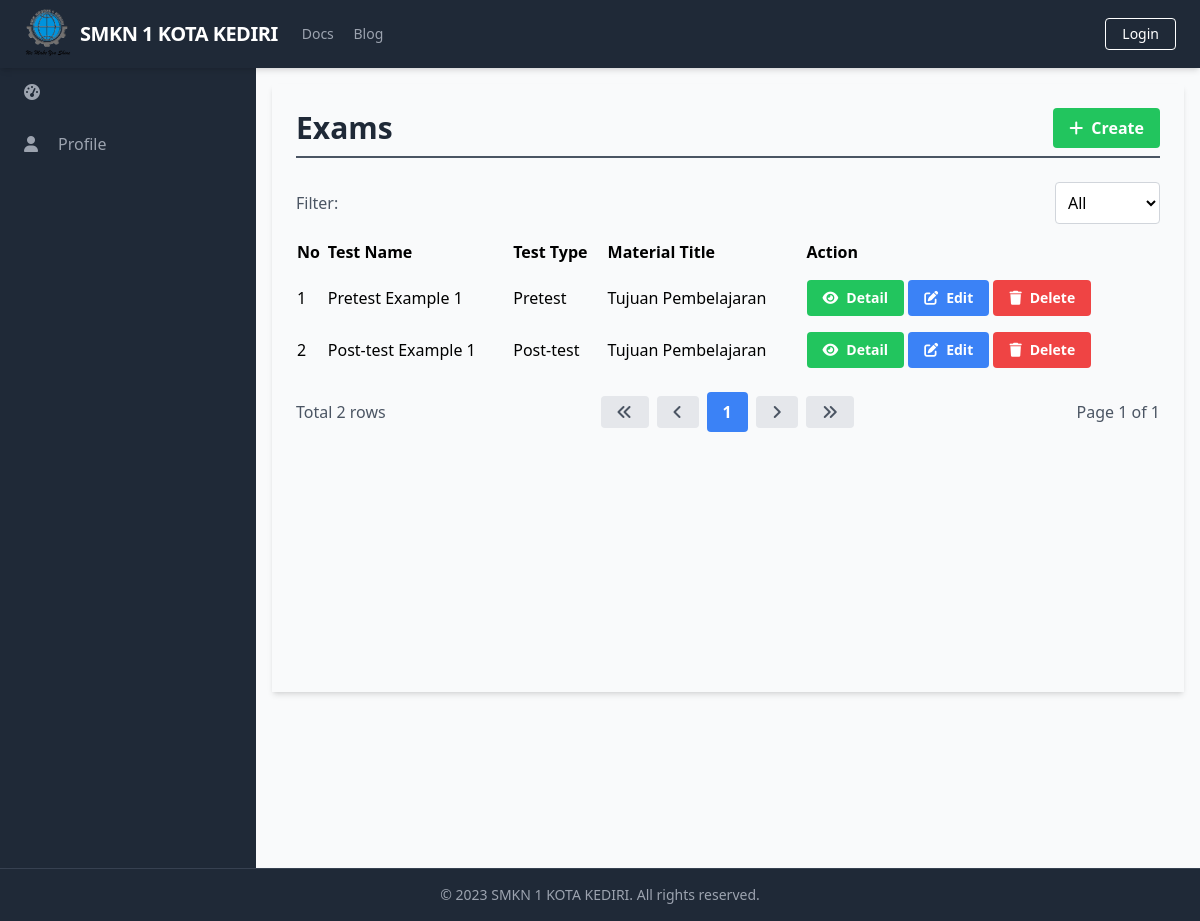
The page /manage_exams/manage_exams_list.php on the database as committed earlier.
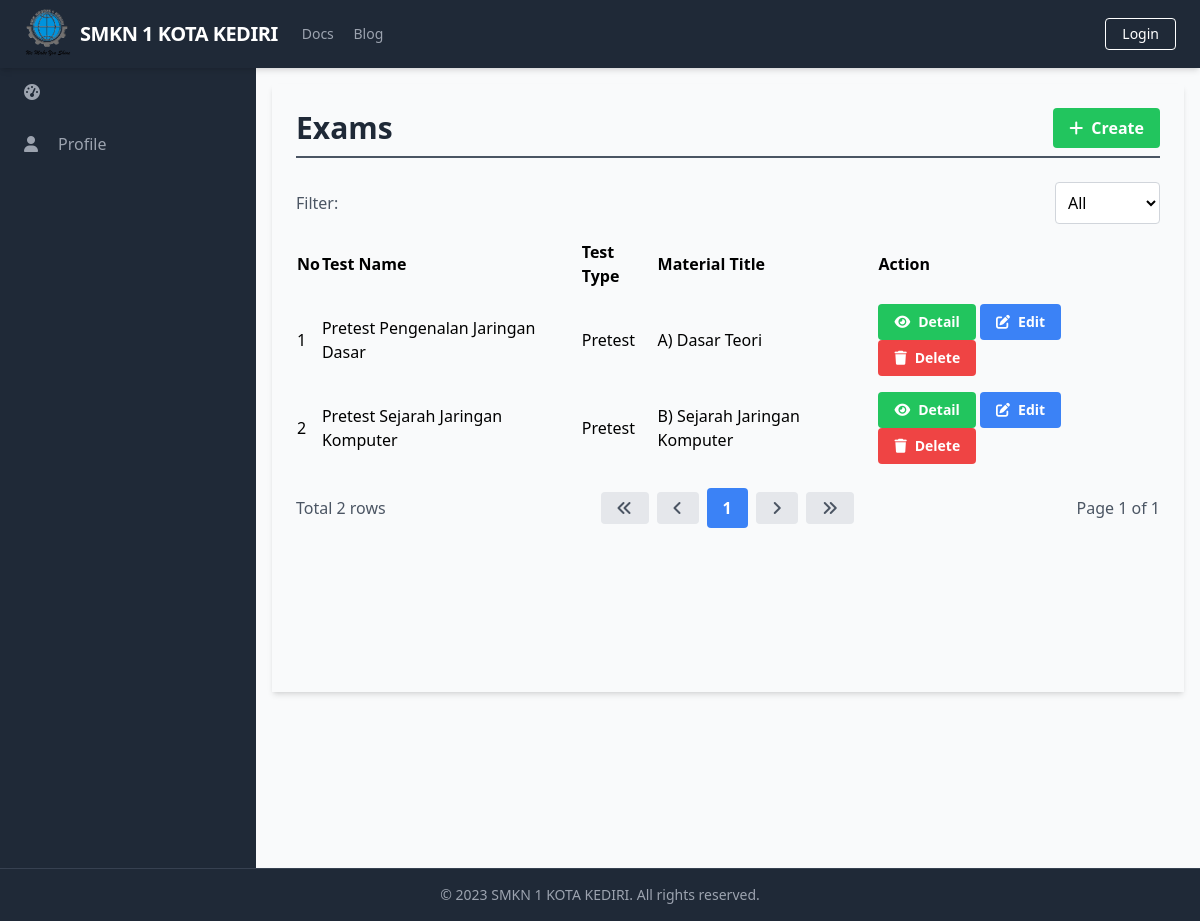
The same page on the database as committed later.
### tables this page shows
CREATE TABLE `Tests` (
  `TestID` int(11) NOT NULL,
  `TestName` varchar(255) NOT NULL,
  `TestType` enum('Pretest','Post-test') NOT NULL,
  `MaterialID` int(11) DEFAULT NULL
);

CREATE TABLE `Materials` (
  `MaterialID` int(11) NOT NULL,
  `SubjectID` int(11) DEFAULT NULL,
  `TitleMaterial` varchar(255) DEFAULT NULL,
  `Type` varchar(50) DEFAULT NULL,
  `Content` longtext DEFAULT NULL,
  `Link` varchar(255) DEFAULT NULL,
  `Sequence` int(11) DEFAULT NULL
);

### database/connection.php (called while the page is built, shortened)
<?php
$baseUrl = "http://localhost/final_project_aziz_2023/";
$baseTitle = "SMKN 1 KOTA KEDIRI";
$baseLogoUrl = "http://localhost/final_project_aziz_2023/static/logo.png";

### public/manage_exams/manage_exams_list.php (the view, shortened to what this page needs)
<?php
require_once('../../database/connection.php');
?>
<?php include_once('../components/header.php'); ?>
<div class="h-screen flex flex-col">
  <?php include('../components/navbar.php'); ?>
  <div class="flex-grow bg-gray-50 flex flex-row shadow-md">
    <?php include('../components/sidebar.php'); ?>
    <main class="bg-gray-50 flex flex-col flex-1 overflow-y-scroll h-screen flex-shrink-0 sc-hide pb-40">
      <div class="flex items-start justify-start p-6 shadow-md m-4 flex-1 flex-col">
        <div class="flex flex-row justify-between items-center w-full border-b-2 border-gray-600 mb-2 pb-2">
          <h1 class="text-3xl text-gray-800 font-semibold w-full">Exams</h1>
          <div class="flex flex-row justify-end items-center">
            <a href="<?php echo $baseUrl; ?>public/manage_exams/manage_exams_create.php" class="bg-green-500 hover-bg-green-700 text-white font-bold py-2 px-4 rounded inline-flex items-center">
              <i class="fas fa-plus mr-2"></i>
              <span>Create</span>
            </a>
          </div>
        </div>
        <div class="flex flex-col w-full">
          <div class="flex flex-row justify-between items-center w-full mb-2 pb-2">
          </div>
          <div class="flex flex-row justify-between items-center w-full mb-2">
            <label class="text-gray-600">Filter:</label>
            <select id="testTypeFilter" class="bg-white border border-gray-300 p-2 rounded">
              <option value="">All</option>
            </select>
          </div>
          <table class="min-w-full">
            <thead>
              <tr>
                <th class="text-left py-2">No</th>
                <th class="text-left py-2">Test Name</th>
                <th class="text-left py-2">Test Type</th>
                <th class="text-left py-2">Material Title</th>
                <th class="text-left py-2">Action</th>
              </tr>
            </thead>
            <tbody>
              <?php
              $searchTerm = isset($_GET['search']) ? $_GET['search'] : '';
              $testTypeFilter = isset($_GET['testTypeFilter']) ? $_GET['testTypeFilter'] : '';
              $page = isset($_GET['page']) ? $_GET['page'] : 1;
              $condition = "WHERE Tests.TestType LIKE '%$testTypeFilter%'";
              $query = "SELECT Tests.*, Materials.TitleMaterial FROM Tests
                        INNER JOIN Materials ON Tests.MaterialID = Materials.MaterialID
                        $condition
                        LIMIT 15 OFFSET " . ($page - 1) * 15;
              $result = $conn->query($query);
              $queryCount = "SELECT COUNT(*) AS count FROM Tests
                             INNER JOIN Materials ON Tests.MaterialID = Materials.MaterialID
                             $condition";
              $resultCount = $conn->query($queryCount);
              $rowCount = $resultCount->fetch_assoc()['count'];
              $totalPage = ceil($rowCount / 15);
              $no = 1;
              while ($row = $result->fetch_assoc()) {
              ?>
                <tr>
                  <td class="py-2"><?php echo $no++; ?></td>
                  <td class="py-2"><?php echo $row['TestName']; ?></td>
                  <td class="py-2"><?php echo $row['TestType']; ?></td>
                  <td class="py-2"><?php echo $row['TitleMaterial']; ?></td>
                  <td class='py-2'>
                    <a href="<?php echo $baseUrl; ?>public/manage_exams/manage_exams_detail.php?id=<?php echo $row['TestID'] ?>" class='bg-green-500 hover-bg-green-700 text-white font-bold py-2 px-4 rounded inline-flex items-center text-sm'>
                        <i class='fas fa-eye mr-2'></i>
                        <span>Detail</span>
                    </a>
                    <a href="<?php echo $baseUrl; ?>public/manage_exams/manage_exams_update.php?id=<?php echo $row['TestID'] ?>" class='bg-blue-500 hover-bg-blue-700 text-white font-bold py-2 px-4 rounded inline-flex items-center text-sm'>
                        <i class='fas fa-edit mr-2'></i>
                        <span>Edit</span>
                    </a>
                    <a href="#" onclick="confirmDelete(<?php echo $row['TestID']; ?>)" class='bg-red-500 hover-bg-red-700 text-white font-bold py-2 px-4 rounded inline-flex items-center text-sm'>
                        <i class='fas fa-trash mr-2'></i>
                        <span>Delete</span>
                    </a>
                  </td>
                </tr>
              <?php
              }
              ?>
            </tbody>
          </table>
          <div class="flex flex-row justify-between items-center w-full mt-4">
            <div class="flex flex-row justify-start items-center">
                <span class="text-gray-600">Total <?php echo $rowCount; ?> rows</span>
            </div>
            <div class="flex flex-row justify-end items-center space-x-2">
                <a href="?page=1&search=<?php echo $searchTerm; ?>&testTypeFilter=<?php echo $testTypeFilter; ?>" class="bg-gray-200 hover-bg-gray-300 text-gray-600 font-bold py-2 px-4 rounded inline-flex items-center">
                    <i class="fas fa-angle-double-left"></i>
                </a>
                <a href="?page=<?php if ($page == 1) {
                                echo $page;
                            } else {
                                echo $page - 1;
                            } ?>&search=<?php echo $searchTerm; ?>&testTypeFilter=<?php echo $testTypeFilter; ?>" class="bg-gray-200 hover-bg-gray-300 text-gray-600 font-bold py-2 px-4 rounded inline-flex items-center">
                    <i class="fas fa-angle-left"></i>
                </a>
                <?php
                $startPage = $page - 2;
                $endPage = $page + 2;
                if ($startPage < 1) {
                    $endPage += abs($startPage) + 1;
                    $startPage = 1;
                }
                if ($endPage > $totalPage) {
                    $startPage -= $endPage - $totalPage;
                    $endPage = $totalPage;
                }
                if ($startPage < 1) {
                    $startPage = 1;
                }
                for ($i = $startPage; $i <= $endPage; $i++) {
                    if ($i == $page) {
                        echo "<a href='?page=$i&search=$searchTerm&testTypeFilter=$testTypeFilter' class='bg-blue-500 hover-bg-blue-700 text-white font-bold py-2 px-4 rounded inline-flex items-center'>$i</a>";
                    } else {
                        echo "<a href='?page=$i&search=$searchTerm&testTypeFilter=$testTypeFilter' class='bg-gray-200 hover-bg-gray-300 text-gray-600 font-bold py-2 px-4 rounded inline-flex items-center'>$i</a>";
                    }
                }
                ?>
                <a href="?page=<?php if ($page == $totalPage) {
                                echo $page;
                            } else {
                                echo $page + 1;
                            } ?>&search=<?php echo $searchTerm; ?>&testTypeFilter=<?php echo $testTypeFilter; ?>" class="bg-gray-200 hover-bg-gray-300 text-gray-600 font-bold py-2 px-4 rounded inline-flex items-center">
                    <i class="fas fa-angle-right"></i>
                </a>
                <a href="?page=<?php echo $totalPage; ?>&search=<?php echo $searchTerm; ?>&testTypeFilter=<?php echo $testTypeFilter; ?>" class="bg-gray-200 hover-bg-gray-300 text-gray-600 font-bold py-2 px-4 rounded inline-flex items-center">
                    <i class="fas fa-angle-double-right"></i>
                </a>
            </div>
            <div class="flex flex-row justify-end items-center ml-2">
                <span class="text-gray-600">Page <?php echo $page; ?> of <?php echo $totalPage; ?></span>
            </div>
        </div>
        </div>
      </div>
    </main>
  </div>
  <?php include('../components/footer.php'); ?>
</div>
</body>
</html>

### public/components/header.php (shortened to what this page needs)
<!DOCTYPE html>
<html lang="en">
<head>
    <link rel="stylesheet" href="<?php echo $baseUrl; ?>dist/output.css">
    <link rel="stylesheet" href="https://cdn.jsdelivr.net/npm/sweetalert2@11/dist/sweetalert2.min.css">
</head>
<body class="overflow-hidden">

### public/components/navbar.php (shortened to what this page needs)
<nav class="flex items-center justify-between flex-wrap bg-gray-800 py-2 px-6 shadow-md sticky top-0">
    <div class="flex items-center flex-shrink-0 text-white mr-6 ">
        <a href="<?php echo $baseUrl; ?>public/index.php" class="flex items-center space-x-2">
            <img src="<?php echo $baseLogoUrl; ?>" alt="Logo" class="w-12" />
            <span class="font-semibold text-xl tracking-tight"><?php echo $baseTitle; ?></span>
        </a>
    </div>
    <div class="w-full block flex-grow lg:flex lg:items-center lg:w-auto">
        <div class="text-sm lg:flex-grow">
            <a href="#responsive-header" class="block mt-4 lg:inline-block lg:mt-0 text-gray-400 hover:text-white mr-4">
                Docs
            </a>
            <a href="#responsive-header" class="block mt-4 lg:inline-block lg:mt-0 text-gray-400 hover:text-white">
                Blog
            </a>
        </div>
        <div>
            <?php
            if (isset($_SESSION['UserID'])) {
                echo '<a href="javascript:void(0);" onclick="confirmLogout()" class="inline-block text-sm px-4 py-2 leading-none border rounded text-white border-white hover:border-transparent hover:text-gray-500 hover:bg-white mt-4 lg:mt-0">Logout</a>';
            } else {
                echo '<a href="login.php" class="inline-block text-sm px-4 py-2 leading-none border rounded text-white border-white hover:border-transparent hover:text-gray-500 hover:bg-white mt-4 lg:mt-0">Login</a>';
            }
            ?>
        </div>
    </div>
</nav>

### public/components/sidebar.php (shortened to what this page needs)
<aside class="bg-gray-800 text-white w-64 overflow-y-scroll h-screen flex-shrink-0 sc-hide">
    <ul class="text-gray-400">
        <li class="px-6 py-4 hover:bg-gray-700 cursor-pointer space-x-2 flex items-center">
            <i class="fas fa-tachometer-alt mr-3"></i>
        </li>
        <li class="px-6 py-4 hover-bg-gray-700 cursor-pointer space-x-2 flex items-center">
            <i class="fas fa-user mr-3"></i>
            <a href="../profiles/profile.php">Profile</a>
        </li>
    </ul>
    <hr class="mt-60 border-transparent">
</aside>

### public/components/footer.php (shortened to what this page needs)
<footer class="bg-gray-800 text-gray-400 py-4 shadow-md mt-auto sticky bottom-0 border-t border-gray-700">
    <div class="container mx-auto text-center text-sm">
        <p>&copy; 2023 <?php echo $baseTitle; ?>. All rights reserved.</p>
    </div>
</footer>

Rows that differ between the two databases and show on the page:
removed tests: TestName "Pretest Example 1", TestType "Pretest", MaterialID.TitleMaterial "Tujuan Pembelajaran"
removed tests: TestName "Post-test Example 1", TestType "Post-test", MaterialID.TitleMaterial "Tujuan Pembelajaran"
added tests: TestName "Pretest Pengenalan Jaringan Dasar", TestType "Pretest", MaterialID.TitleMaterial "A) Dasar Teori"
added tests: TestName "Pretest Sejarah Jaringan Komputer", TestType "Pretest", MaterialID.TitleMaterial "B) Sejarah Jaringan Komputer"
